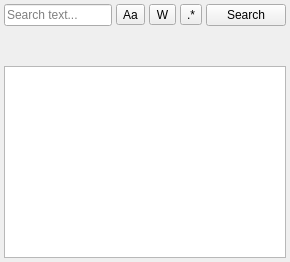
<?xml version="1.0" encoding="UTF-8"?>
<ui version="4.0">
 <class>FindInFolderDock</class>
 <widget class="QDockWidget" name="FindInFolderDock">
  <property name="windowTitle">
   <string>Find in Folder</string>
  </property>
  <widget class="QWidget" name="dockWidgetContents">
   <layout class="QVBoxLayout" name="verticalLayout">
    <property name="leftMargin"><number>4</number></property>
    <property name="topMargin"><number>4</number></property>
    <property name="rightMargin"><number>4</number></property>
    <property name="bottomMargin"><number>4</number></property>
    <property name="spacing"><number>4</number></property>
    <item>
     <layout class="QHBoxLayout" name="searchLayout">
      <item>
       <widget class="QLineEdit" name="searchInput">
        <property name="placeholderText">
         <string>Search text...</string>
        </property>
        <property name="clearButtonEnabled">
         <bool>true</bool>
        </property>
       </widget>
      </item>
      <item>
       <widget class="QToolButton" name="btnCaseSensitive">
        <property name="text"><string>Aa</string></property>
        <property name="checkable"><bool>true</bool></property>
        <property name="toolTip"><string>Case Sensitive</string></property>
       </widget>
      </item>
      <item>
       <widget class="QToolButton" name="btnWholeWord">
        <property name="text"><string>W</string></property>
        <property name="checkable"><bool>true</bool></property>
        <property name="toolTip"><string>Whole Word</string></property>
       </widget>
      </item>
      <item>
       <widget class="QToolButton" name="btnRegex">
        <property name="text"><string>.*</string></property>
        <property name="checkable"><bool>true</bool></property>
        <property name="toolTip"><string>Regular Expression</string></property>
       </widget>
      </item>
      <item>
       <widget class="QPushButton" name="btnSearch">
        <property name="text"><string>Search</string></property>
       </widget>
      </item>
     </layout>
    </item>
    <item>
     <widget class="QLabel" name="folderLabel">
      <property name="text"><string></string></property>
     </widget>
    </item>
    <item>
     <widget class="QLabel" name="statusLabel">
      <property name="text"><string></string></property>
     </widget>
    </item>
    <item>
     <widget class="QTreeWidget" name="resultsTree">
      <property name="headerHidden"><bool>true</bool></property>
      <property name="indentation"><number>16</number></property>
      <column>
       <property name="text"><string notr="true">1</string></property>
      </column>
     </widget>
    </item>
   </layout>
  </widget>
 </widget>
 <resources/>
 <connections/>
</ui>
